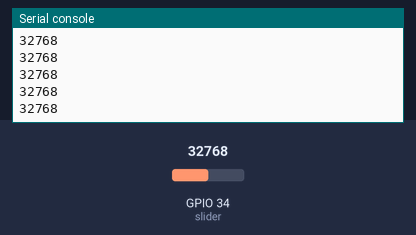
This program was run on a simulated ESP32 board running MicroPython. Shown: the last lines printed to the serial console. The inputs (shaded band) are chosen by the test bench; at power-on: GPIO 34 (slider) = 32768 (analog values on the 0–65535 scale).

Above: at 1.2 s.
1.3 s: GPIO 34 (slider) set to 45874
At 1.32 s:
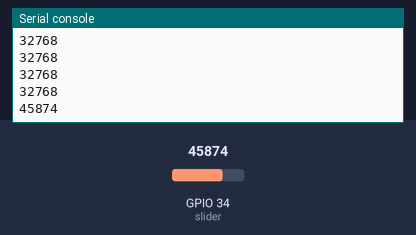
2.8 s: GPIO 34 (slider) set to 57670
At 2.82 s:
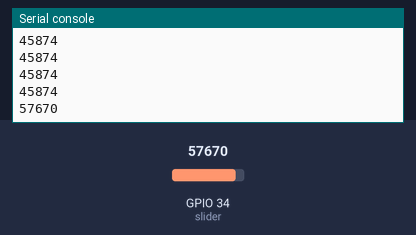
Timing chart, 0 to 5.8 s (numbered marks = the images above; inputs shaded):
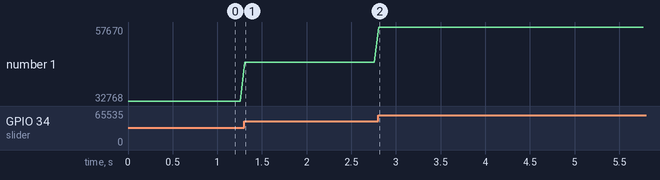

Measured:
- after the input at 1.3 s, the serial console: prints a new line at once (image 1)
- after the input at 2.8 s, the serial console: prints a new line at once (image 2)
- plotted number 1: 32768 → 45874 after the input at 1.3 s, 45874 → 57670 after the input at 2.8 s

The program:

main.py
```python
from machine import Pin, ADC
from time import sleep

slider = ADC(Pin(34))

while True:
    value = slider.read_u16()
    print(value)
    sleep(0.05)
```
